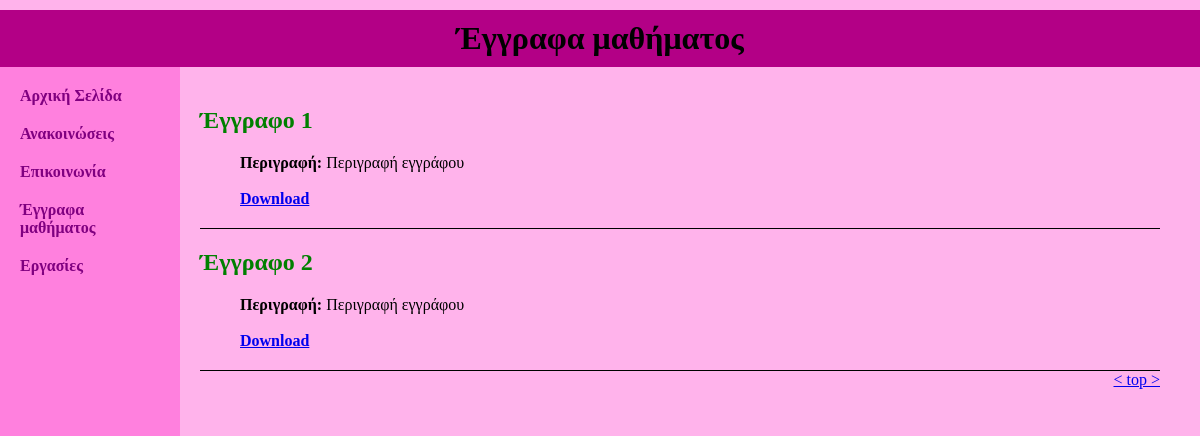
The app's page /documents.php (signed in) with its own data.
### tables this page shows
CREATE TABLE `documents` (
`id` int(11) NOT NULL,
  `title` text NOT NULL,
  `desc` text NOT NULL,
  `path` text NOT NULL
);

### documents.php (the view, shortened to what this page needs)
<!DOCTYPE html>
<html>
    <head>
        <link rel="stylesheet" href="main.css">
    </head>
    <body>
    <div name="top" class="header">
        <h1> Έγγραφα μαθήματος </h1>
    </div>
   <div class="navigation">
        <ul>
            <li><a href="index.php">Αρχική Σελίδα</a></li>
            <li><a href="announcement.php">Ανακοινώσεις</a></li>
            <li><a href="communication.php">Επικοινωνία</a></li>
            <li><a href="documents.php">Έγγραφα μαθήματος</a></li>
            <li><a href="homework.php">Εργασίες</a></li>
        </ul>
    </div>
    <div class="content">
     <?php
    include 'create-link.php';
    $query = "SELECT * FROM documents";
    $results = mysqli_query($link, $query);
        while ($row = mysqli_fetch_row($results)) { ?>
         <div class="announcement">
        <h2><?php echo $row[1]; ?></h2>
        <ul>
        <li><strong>Περιγραφή: </strong> <?php echo $row[2]; ?></li>  <br>
        <li><strong><a href="documents/<?php echo $row[3]; ?>" download>Download</a></strong> </li>
</ul>
    </div>
       <?php }
          ?>
    <a id="top" href="#top">< top ></a>
    </div>
    </body>
</html>

### main.css (style rules this page uses)
body { margin: 0 auto; font-family: san-serif; background-color: #ffb3eb; }
.header { vertical-align: top; }
.header h1 { background-color: #b30086; margin: 0; margin-top: 10px; text-align: center; padding: 10px; }
.navigation { float: left; background-color: #ff80de; margin: 0px; width: 15%; min-height: 1000px; }
.navigation ul { list-style: none; padding:0; margin:20px; }
.navigation ul li { margin-top: 20px; text-decoration: none; }
.navigation ul li a { margin-top: 20px; text-decoration: none; color: purple; font-size: 100%; font-weight: bold; }
.content { float: left; height: 100%; background-color: #ffb3eb; width: 80%; padding: 20px; }
.announcement { border-bottom: solid 1px black; padding-bottom: 4px; }
.announcement ul { list-style: none; }
.announcement h2 { color: green; }
#top { float: right; }

### records on screen
documents: title "Έγγραφο 1", desc "Περιγραφή εγγράφου"
documents: title "Έγγραφο 2", desc "Περιγραφή εγγράφου"
